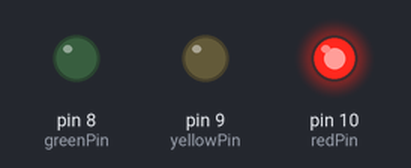
Bench run of a sketch on a simulated Arduino Uno, built with avr-gcc and run on an emulated ATmega328P. Shown: output pins drawn as LEDs (lit = HIGH).

Above: at 1.5 s.
At 3.5 s:
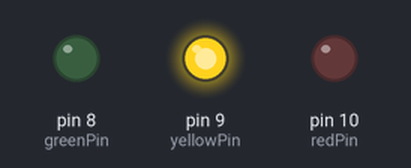
At 7.0 s:
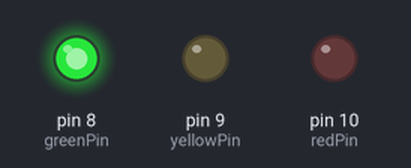
Timing chart, 0 to 13.0 s (numbered marks = the images above):
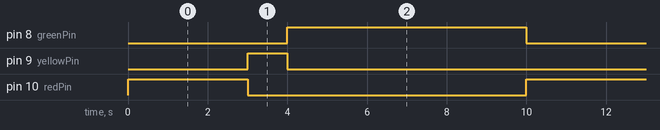

The sketch:

Projeto03.ino
```cpp
/*semáforo*/
int ledDelay = 3000;
int redPin = 10;
int yellowPin = 9;
int greenPin = 8;

void setup(){
  pinMode(redPin, OUTPUT);
  pinMode(yellowPin, OUTPUT);
  pinMode(greenPin, OUTPUT);
}


void loop(){
  digitalWrite(redPin, HIGH);
  delay(ledDelay);
  digitalWrite(yellowPin,HIGH);
  digitalWrite(redPin,LOW);
  delay(1000);
  digitalWrite(greenPin,HIGH);
  digitalWrite(yellowPin, LOW);
  delay(2*ledDelay);
  digitalWrite(greenPin,LOW);
}
```

Measured:
- by itself, pin 8 (greenPin): alternates HIGH for 6.0 s and LOW for 4.0 s
- by itself, pin 9 (yellowPin): alternates HIGH for 1.0 s and LOW for 9.0 s
- by itself, pin 10 (redPin): alternates HIGH for 3.0 s and LOW for 7.0 s
